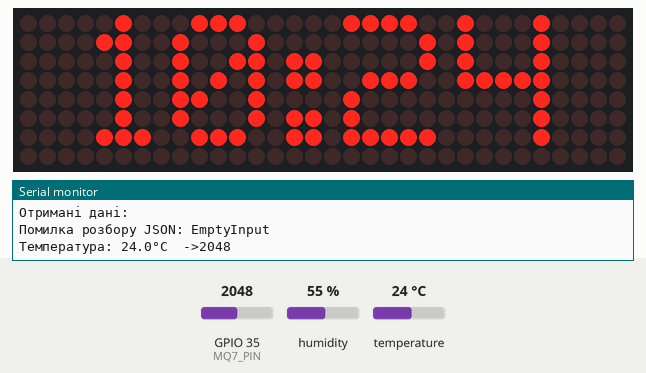
This sketch was run on a simulated ESP32. Parts: 32×8 LED matrix, the last lines printed to the serial monitor. The inputs (shaded band) are chosen by the test bench; at power-on: temperature 24 °C, GPIO 35 (MQ7_PIN) = 2048, humidity 55 %. WiFi joins after 1.5 s; servers stay silent unless stated; uploads are accepted with an empty reply; the local clock reads 2024-03-15 10:24:30 at power-on unless the sketch sets it; random numbers use the default seed unless the sketch sets one; the audio player accepts every command and is not drawn.

Above: at 3.7 s.
3.8 s: temperature set to 22 °C
5.3 s: temperature set to 19 °C
At 6.6 s:
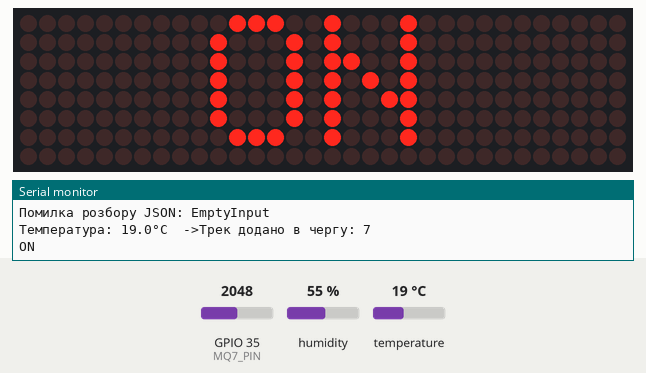
6.9 s: GPIO 35 (MQ7_PIN) set to 2958
9.9 s: GPIO 35 (MQ7_PIN) set to 3047
At 12.6 s:
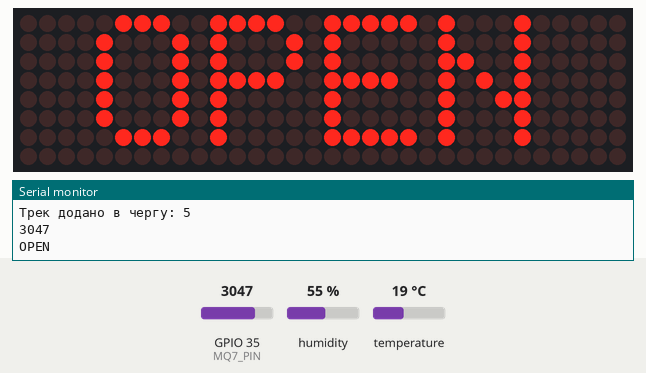
12.9 s: temperature set to 28 °C
At 15.8 s:
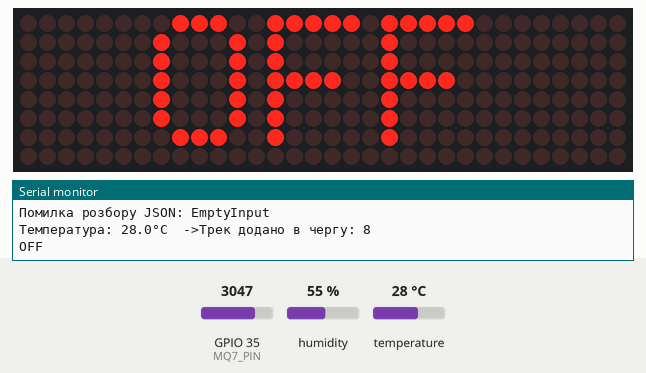
Timing chart, 0 to 16.9 s (numbered marks = the images above; inputs shaded):
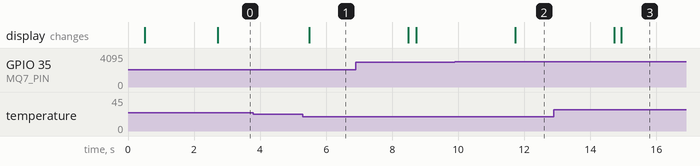

Measured:
- the behaviour switches between 21 and 20 °C on temperature (found by bisection; images 0 and 1)
- the behaviour switches between 2999 and 3000 on GPIO 35 (MQ7_PIN) (found by bisection; images 1 and 2)
- after the input at 5.3 s, the display: changes after 0.19 s (image 1)

The sketch:

FULL_PROGRAM.ino
```cpp
#include "setting.h"
#include "logic.h"

void setup() {
  Serial.begin(115200);
  mySerial.begin(9600, SERIAL_8N1, PIN_MP3_RX,  PIN_MP3_TX);
  player.begin(mySerial);
  player.volume(30);
  dhtSensor.setup(DHT_PIN, DHTesp::DHT11);
  matrix.begin();
  matrix.setIntensity(5);
  matrix.displayClear();
  WiFiConnection();
}

void loop() {
  checkPlayer();
  processQueue();
  Alarm();
  DHT();
  MQ7();
  Breaks();
  Messages();
  Time();
}
```

data.h
```cpp
static const char* messages[] = {
  "There are only 10 types of people in the world: those who understand binary and those who don’t.",
  "Debugging is like being the detective in a crime movie where you are also the murderer.",
  "Software development: 10% coding, 90% figuring out why it doesn’t work.",
  "Why do programmers prefer dark mode? Because light attracts bugs!",
  "A programmer’s wife tells him: ‘Go to the store and get a loaf of bread. If they have eggs, get a dozen.’ He comes back with 12 loaves of bread.",
  "Real programmers count from 0.",
  "Computers do what you tell them to do, not what you want them to do.",
  "Programming is the art of debugging a blank screen."
};


struct Break {
  int startHour;
  int startMinute;
  int endHour;
  int endMinute;
};

static const Break breaks[] = {
  {10, 50, 11, 0},
  {12, 50, 13, 0},
  {14, 50, 15, 0},
  {16, 50, 17, 0},
  {18, 50, 19, 0}
};

const int numBreaks = sizeof(breaks) / sizeof(breaks[0]);
```

functions.h
```cpp
int getAlertStatus() {
  if (WiFi.status() == WL_CONNECTED) {
    HTTPClient http;
    String fullUrl = String(apiUrl) + "?token=" + token;
    http.begin(fullUrl);
    int httpResponseCode = http.GET();

    if (httpResponseCode == 200) {
      String payload = http.getString();
      Serial.println("Отримані дані:");
      Serial.println(payload);

      DynamicJsonDocument doc(4096);
      auto error = deserializeJson(doc, payload);
      if (error) {
        Serial.print("Помилка розбору JSON: ");
        Serial.println(error.c_str());
        return -1;
      }

      return (payload == "\"A\"") ? 1 : 0;
    } else {
      Serial.printf("Помилка HTTP: %d\n", httpResponseCode);
    }
    http.end();
  } else {
    Serial.println("Немає з'єднання з Wi-Fi.");
  }
  return -1;
}

float checkTemperature() {
  TempAndHumidity data = dhtSensor.getTempAndHumidity();
  float temperature = data.temperature;

  if (isnan(temperature)) {
    Serial.println("Помилка зчитування даних з DHT11!");
    return 0.0;
  }

  Serial.printf("Температура: %.1f°C  ->", temperature);

  return temperature;
}

int checkAir(){
   int value = analogRead(MQ7_PIN);
  return value;
}
```

logic.h
```cpp
#include "functions.h"
#include "data.h"

void WiFiConnection() {
  Serial.println("Підключення до Wi-Fi...");
  WiFi.begin(ssid, password);
  while (WiFi.status() != WL_CONNECTED) {
    delay(1000);
    Serial.print(".");
  }
  Serial.println(" Підключено!");

  configTime(gmtOffset_sec, daylightOffset_sec, "pool.ntp.org.ua");
  Serial.println("Час налаштовано через NTP!");
}


void Time() {
  configTime(gmtOffset_sec, daylightOffset_sec, "pool.ntp.org.ua");
  if (!getLocalTime(&timeInfo)) {
    Serial.println("Не вдалося отримати час!");
    return;
  }

  char timeStr[6];
  strftime(timeStr, sizeof(timeStr), "%H:%M", &timeInfo);

  matrix.displayText(timeStr, PA_CENTER, 50, 1000, PA_PRINT, PA_NO_EFFECT);
  matrix.displayAnimate();
}


void checkPlayer() {
  if (player.available() && player.readType() == DFPlayerPlayFinished) {
    isPlaying = false;
  }
}

void enqueueTrack(int trackNumber) {
  if (queueSize < 10) {
    playQueue[queueSize++] = trackNumber;
    Serial.print("Трек додано в чергу: ");
    Serial.println(trackNumber);
  }
}

void processQueue() {
  if (!isPlaying && queueSize > 0) {
    player.play(playQueue[0]);
    isPlaying = true;
    for (int i = 1; i < queueSize; i++) {
      playQueue[i - 1] = playQueue[i];
    }
    queueSize--;
  }
}


void Alarm() {
  int newAlertStatus = getAlertStatus();
  static bool wasAlarmPlayed = false;
  static bool wasNotAlarmPlayed = false;
  if (newAlertStatus != alertStatus) {
    alertStatus = newAlertStatus;
    if (alertStatus == 1) {
      if (!wasAlarmPlayed) {
        enqueueTrack(1);
        wasAlarmPlayed = true;
        wasNotAlarmPlayed = false;
      }
    } else if (alertStatus == 0) {
      if (!wasNotAlarmPlayed) {
        enqueueTrack(2);
        wasNotAlarmPlayed = true;
        wasAlarmPlayed = false;
      }
    }
  }
  if (newAlertStatus == 1) {
    matrix.displayClear();
    matrix.displayText("Alarm!", PA_CENTER, 50, 1000, PA_PRINT, PA_NO_EFFECT);

    unsigned long startTime = millis();
    while (millis() - startTime < 3000) {
      matrix.displayAnimate();
    }
    matrix.displayClear();
  }
}

void DHT() {
  float temp = checkTemperature();
  if (temp == 0.0) return;
  const char* message;
  static bool wasOnPlayed = false;
  static bool wasOffPlayed = false;

  if (temp <= 20.0) {
    message = "ON";
    DHTMessage = true;

    if (!wasOnPlayed) {
      enqueueTrack(7);
      wasOnPlayed = true;
      wasOffPlayed = false;
    }
  } else if (temp >= 28.0) {
    message = "OFF";
    DHTMessage = true;

    if (!wasOffPlayed) {
      enqueueTrack(8);
      wasOffPlayed = true;
      wasOnPlayed = false;
    }
  }

  if (DHTMessage) {
    Serial.println(message);
    matrix.displayClear();
    matrix.displayText(message, PA_CENTER, 50, 1000, PA_PRINT, PA_NO_EFFECT);

    unsigned long startTime = millis();
    while (millis() - startTime < 3000) {
      matrix.displayAnimate();
    }

    matrix.displayClear();
    DHTMessage = false;
  }
}

void MQ7() {
  int air = checkAir();
  if (air == 0) return;
  const char* message;
  static bool wasOpenPlayed = false;
  Serial.println(air);
  if (air >= 3000) {
    message = "OPEN";
    MQ7Message = true;
    if (!wasOpenPlayed) {
      enqueueTrack(5);
      wasOpenPlayed = true;
    }
    Serial.println(air);
    Serial.println(message);
    matrix.displayClear();
    matrix.displayText(message, PA_CENTER, 50, 1000, PA_PRINT, PA_NO_EFFECT);

    unsigned long startTime = millis();
    while (millis() - startTime < 3000) {
      matrix.displayAnimate();
    }

    matrix.displayClear();
    MQ7Message = false;
  }
}

void Breaks() {
  bool isBreakTime = false;
  const char* message;
  for (int i = 0; i < numBreaks; i++) {
    if (timeInfo.tm_hour == breaks[i].startHour && timeInfo.tm_min == breaks[i].startMinute) {
      message = "START";
      isBreakTime = true;
      enqueueTrack(3);
    } else if (timeInfo.tm_hour == breaks[i].endHour && timeInfo.tm_min == breaks[i].endMinute) {
      message = "FINISH";
      isBreakTime = true;
      if (!isPlaying) {
        player.play(4);
        checkPlayer();
        isPlaying = true;
      }
    }
  }
  if (isBreakTime) {
    Serial.println(message);
    matrix.displayClear();
    matrix.displayText(message, PA_CENTER, 50, 1000, PA_PRINT, PA_NO_EFFECT);

    unsigned long startTime = millis();
    while (millis() - startTime < 3000) {
      matrix.displayAnimate();
    }

    matrix.displayClear();
    isBreakTime = false;
  }
}

void Messages() {
  if (millis() - lastMessageTime >= messageInterval) {
    lastMessageTime = millis();
    message = true;
    int randomIndex = random(0, sizeof(messages) / sizeof(messages[0]));
    matrix.displayText(messages[randomIndex], PA_CENTER, 50, 1000, PA_SCROLL_LEFT, PA_SCROLL_LEFT);
    while (!matrix.displayAnimate())
      ;
    matrix.displayClear();
    message = false;
  }
}
```

setting.h
```cpp
#include <WiFi.h>
#include <time.h>
#include <MD_Parola.h>
#include <MD_MAX72xx.h>
#include "DHTesp.h"
#include <SPI.h>
#include <HTTPClient.h>
#include <ArduinoJson.h>
#include "DFRobotDFPlayerMini.h"
#include <HardwareSerial.h>

#define HARDWARE_TYPE MD_MAX72XX::FC16_HW
#define MAX_DEVICES 4
#define CLK_PIN   18
#define DATA_PIN  23
#define CS_PIN    5
#define DHT_PIN 4
#define MQ7_PIN 35

const char* ssid = "RoboCode_2.4G";
const char* password = "RoboCode2020";

const char* apiUrl = "https://api.alerts.in.ua/v1/iot/active_air_raid_alerts/15.json";
const char* token = "8e9ca4f81345b2386e1af7b93dd5987c31a3e115ab2203";

MD_Parola matrix = MD_Parola(HARDWARE_TYPE, DATA_PIN, CLK_PIN, CS_PIN, MAX_DEVICES);

struct tm timeInfo;

DHTesp dhtSensor;

static const uint8_t PIN_MP3_TX = 26;
static const uint8_t PIN_MP3_RX = 27;
HardwareSerial mySerial(1);

DFRobotDFPlayerMini player;
bool isPlaying = false;
int playQueue[10];
int queueSize = 0;

bool DHTMessage = false;

bool MQ7Message = false;

const long gmtOffset_sec = 2 * 3600;
const int daylightOffset_sec = 3600;

int alertStatus = -1;
bool showingAlert = false;
unsigned long alertStartTime = 0;

unsigned long lastMessageTime = 0;
const unsigned long messageInterval = 120000;
bool message = false;
```
